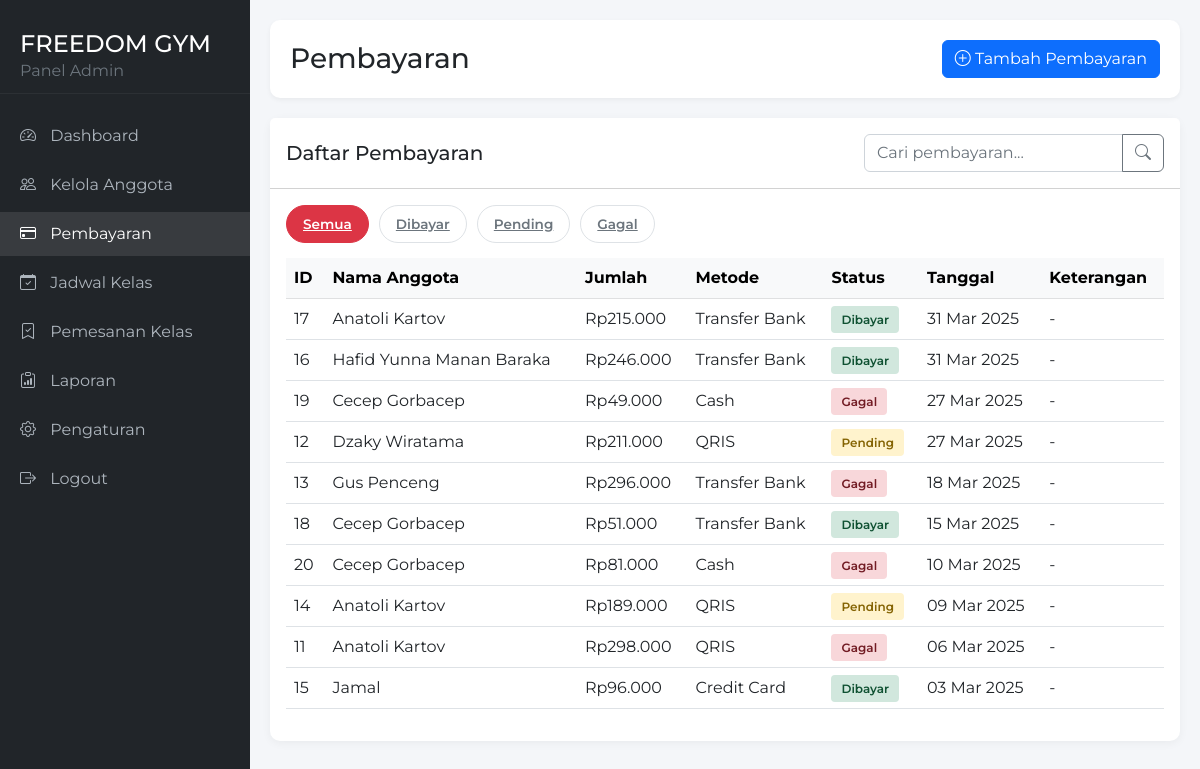
Page /admin-payments.php (signed in) on the committed database.
### tables this page shows
CREATE TABLE `payments` (
  `id_payment` int(11) NOT NULL,
  `id_anggota` int(11) NOT NULL,
  `jumlah` decimal(10,2) NOT NULL,
  `metode_pembayaran` varchar(50) NOT NULL,
  `status` enum('pending','paid','failed') NOT NULL DEFAULT 'pending',
  `tanggal` date NOT NULL,
  `keterangan` text DEFAULT NULL,
  `created_at` timestamp NOT NULL DEFAULT current_timestamp()
);

CREATE TABLE `membership` (
  `id` int(11) NOT NULL,
  `nama` varchar(255) NOT NULL,
  `nomorHP` varchar(20) NOT NULL,
  `email` varchar(100) NOT NULL,
  `alamat` text NOT NULL,
  `tanggalLahir` date NOT NULL,
  `jenisKelamin` enum('Laki-laki','Perempuan','Lainnya') NOT NULL,
  `jenisMembership` enum('Visit','Individual','Squad') NOT NULL,
  `tanggalMulai` date NOT NULL,
  `durasiMembership` enum('1 Bulan','3 Bulan','6 Bulan','12 Bulan') NOT NULL,
  `metodePembayaran` enum('Tunai','Transfer Bank','QRIS') NOT NULL,
  `fotoDiri` varchar(255) NOT NULL DEFAULT 'assets/img/default-profile.png',
  `catatanKesehatan` text DEFAULT NULL,
  `namaKontakDarurat` varchar(255) NOT NULL,
  `nomorKontakDarurat` varchar(20) NOT NULL,
  `persetujuan` tinyint(1) NOT NULL,
  `tanggalDaftar` timestamp NOT NULL DEFAULT current_timestamp(),
  `username` varchar(50) DEFAULT NULL,
  `password` varchar(255) DEFAULT NULL
);

### admin-payments.php (the view, shortened to what this page needs)
<?php
$servername = "localhost";
$username = "root";
$password = "";
$dbname = "gym";
$conn = new mysqli($servername, $username, $password, $dbname);
$create_payments_table = "CREATE TABLE IF NOT EXISTS `payments` (
    `id_payment` int(11) NOT NULL AUTO_INCREMENT,
    `id_anggota` int(11) NOT NULL,
    `jumlah` decimal(10,2) NOT NULL,
    `metode_pembayaran` varchar(50) NOT NULL,
    `status` enum('pending','paid','failed') NOT NULL DEFAULT 'pending',
    `tanggal` date NOT NULL,
    `keterangan` text DEFAULT NULL,
    `created_at` timestamp NOT NULL DEFAULT current_timestamp(),
    PRIMARY KEY (`id_payment`),
    KEY `id_anggota` (`id_anggota`),
    CONSTRAINT `payments_ibfk_1` FOREIGN KEY (`id_anggota`) REFERENCES `membership` (`id`) ON DELETE CASCADE
) ENGINE=InnoDB DEFAULT CHARSET=utf8mb4 COLLATE=utf8mb4_general_ci";
$conn->query($create_payments_table);
$items_per_page = 10;
$page = isset($_GET['page']) ? max(1, intval($_GET['page'])) : 1;
$offset = ($page - 1) * $items_per_page;
$search = isset($_GET['search']) ? $conn->real_escape_string($_GET['search']) : '';
$search_condition = '';
$status_filter = isset($_GET['status']) ? $conn->real_escape_string($_GET['status']) : '';
$sql = "SELECT p.id_payment, p.id_anggota, m.nama, p.jumlah, p.metode_pembayaran, p.status, p.tanggal, p.keterangan
        FROM payments p
        JOIN membership m ON p.id_anggota = m.id" .
        $search_condition .
        " ORDER BY p.tanggal DESC, p.id_payment DESC LIMIT $offset, $items_per_page";
$result = $conn->query($sql);
?>
<!DOCTYPE html>
<html lang="en">
<head>
    <link href="https://cdn.jsdelivr.net/npm/bootstrap@5.2.3/dist/css/bootstrap.min.css" rel="stylesheet">
    <link href="https://cdn.jsdelivr.net/npm/bootstrap-icons@1.10.0/font/bootstrap-icons.css" rel="stylesheet">
</head>
<body>
    <div class="sidebar">
        <div class="sidebar-header">
            <h4 class="mb-0">FREEDOM GYM</h4>
            <p class="text-muted mb-0">Panel Admin</p>
        </div>
        <ul class="sidebar-menu">
            <li><a href="admin-dashboard.php"><i class="bi bi-speedometer2"></i> Dashboard</a></li>
            <li><a href="admin-members.php"><i class="bi bi-people"></i> Kelola Anggota</a></li>
            <li><a href="admin-payments.php" class="active"><i class="bi bi-credit-card"></i> Pembayaran</a></li>
            <li><a href="admin-classes.php"><i class="bi bi-calendar-check"></i> Jadwal Kelas</a></li>
            <li><a href="admin-bookings.php"><i class="bi bi-bookmark-check"></i> Pemesanan Kelas</a></li>
            <li><a href="admin-reports.php"><i class="bi bi-clipboard-data"></i> Laporan</a></li>
            <li><a href="admin-settings.php"><i class="bi bi-gear"></i> Pengaturan</a></li>
            <li><a href="logout-admin.php"><i class="bi bi-box-arrow-right"></i> Logout</a></li>
        </ul>
    </div>
    <div class="content">
        <div class="page-header d-flex justify-content-between align-items-center">
            <h3 class="mb-0">Pembayaran</h3>
            <a href="admin-payment-add.php" class="btn btn-primary">
                <i class="bi bi-plus-circle"></i> Tambah Pembayaran
            </a>
        </div>
        <div class="card">
            <div class="card-header bg-white py-3">
                <div class="row align-items-center">
                    <div class="col-md-6">
                        <h5 class="mb-0">Daftar Pembayaran</h5>
                    </div>
                    <div class="col-md-6">
                        <form action="" method="GET" class="d-flex justify-content-end">
                            <div class="input-group search-bar">
                                <input type="text" class="form-control" placeholder="Cari pembayaran..." name="search" value="<?php echo isset($_GET['search']) ? htmlspecialchars($_GET['search']) : ''; ?>">
                                <button class="btn btn-outline-secondary" type="submit">
                                    <i class="bi bi-search"></i>
                                </button>
                            </div>
                        </form>
                    </div>
                </div>
            </div>
            <div class="card-body">
                <div class="filters">
                    <a href="admin-payments.php" class="filter-btn <?php echo empty($status_filter) ? 'active' : ''; ?>">
                        Semua
                    </a>
                    <a href="admin-payments.php?status=paid<?php echo !empty($search) ? '&search=' . urlencode($search) : ''; ?>" class="filter-btn <?php echo $status_filter === 'paid' ? 'active' : ''; ?>">
                        Dibayar
                    </a>
                    <a href="admin-payments.php?status=pending<?php echo !empty($search) ? '&search=' . urlencode($search) : ''; ?>" class="filter-btn <?php echo $status_filter === 'pending' ? 'active' : ''; ?>">
                        Pending
                    </a>
                    <a href="admin-payments.php?status=failed<?php echo !empty($search) ? '&search=' . urlencode($search) : ''; ?>" class="filter-btn <?php echo $status_filter === 'failed' ? 'active' : ''; ?>">
                        Gagal
                    </a>
                </div>
                <div class="table-responsive">
                    <table class="table table-hover">
                        <thead class="table-light">
                            <tr>
                                <th>ID</th>
                                <th>Nama Anggota</th>
                                <th>Jumlah</th>
                                <th>Metode</th>
                                <th>Status</th>
                                <th>Tanggal</th>
                                <th>Keterangan</th>
                            </tr>
                        </thead>
                        <tbody>
                            <?php if ($result && $result->num_rows > 0): ?>
                                <?php while($row = $result->fetch_assoc()):
                                    $status_class = '';
                                    switch ($row['status']) {
                                        case 'paid':
                                            $status_class = 'status-paid';
                                            $status_text = 'Dibayar';
                                            break;
                                        case 'pending':
                                            $status_class = 'status-pending';
                                            $status_text = 'Pending';
                                            break;
                                        case 'failed':
                                            $status_class = 'status-failed';
                                            $status_text = 'Gagal';
                                            break;
                                    }
                                ?>
                                    <tr>
                                        <td><?php echo $row['id_payment']; ?></td>
                                        <td><?php echo htmlspecialchars($row['nama']); ?></td>
                                        <td>Rp<?php echo number_format($row['jumlah'], 0, ',', '.'); ?></td>
                                        <td><?php echo htmlspecialchars($row['metode_pembayaran']); ?></td>
                                        <td>
                                            <span class="status-badge <?php echo $status_class; ?>">
                                                <?php echo $status_text; ?>
                                            </span>
                                        </td>
                                        <td><?php echo date('d M Y', strtotime($row['tanggal'])); ?></td>
                                        <td><?php echo !empty($row['keterangan']) ? htmlspecialchars(substr($row['keterangan'], 0, 30)) . (strlen($row['keterangan']) > 30 ? '...' : '') : '-'; ?></td>
                                    </tr>
                                <?php endwhile; ?>
                            <?php else: ?>
                                <tr>
                                    <td colspan="7" class="text-center py-4">Tidak ada data pembayaran</td>
                                </tr>
                            <?php endif; ?>
                        </tbody>
                    </table>
                </div>
            </div>
        </div>
    </div>
</body>
</html>

### admin-payments.php (style rules this page uses)
body { font-family: 'Montserrat', sans-serif; background-color: #f4f6f9; min-height: 100vh; }
.sidebar { background-color: #212529; color: white; min-width: 250px; max-width: 250px; min-height: 100vh; padding-top: 20px; position: fixed; z-index: 100; }
.sidebar-header { padding: 10px 20px; border-bottom: 1px solid #2c3034; margin-bottom: 20px; }
.sidebar-menu { padding: 0; list-style: none; }
.sidebar-menu li { margin-bottom: 5px; }
.sidebar-menu a { color: #adb5bd; text-decoration: none; padding: 10px 20px; display: block; transition: all 0.3s; }
.sidebar-menu a:hover, .sidebar-menu a.active { color: white; background-color: rgba(255, 255, 255, 0.1); }
.sidebar-menu a i { margin-right: 10px; }
.content { margin-left: 250px; padding: 20px; }
.page-header { background-color: white; border-radius: 10px; padding: 20px; margin-bottom: 20px; box-shadow: 0 2px 5px rgba(0,0,0,0.05); }
.card { border: none; border-radius: 10px; box-shadow: 0 2px 10px rgba(0,0,0,0.05); margin-bottom: 20px; }
.table td, .table th { vertical-align: middle; }
.search-bar { max-width: 300px; }
.status-badge { padding: 6px 10px; border-radius: 4px; font-weight: 600; font-size: 0.75rem; }
.status-paid { background-color: #d1e7dd; color: #0f5132; }
.status-pending { background-color: #fff3cd; color: #856404; }
.status-failed { background-color: #f8d7da; color: #721c24; }
.filters { display: flex; gap: 10px; margin-bottom: 15px; }
.filter-btn { padding: 8px 16px; border-radius: 20px; font-size: 0.85rem; font-weight: 600; border: 1px solid #dee2e6; background-color: white; color: #6c757d; transition: all 0.2s; }
.filter-btn:hover, .filter-btn.active { background-color: #dc3545; border-color: #dc3545; color: white; }

### rows in the picture
payments: id_payment "17", id_anggota.nama "Anatoli Kartov", jumlah "215.000", metode_pembayaran "Transfer Bank", status "Dibayar", tanggal "31 Mar 2025"
payments: id_payment "16", id_anggota.nama "Hafid Yunna Manan Baraka", jumlah "246.000", metode_pembayaran "Transfer Bank", status "Dibayar", tanggal "31 Mar 2025"
payments: id_payment "19", id_anggota.nama "Cecep Gorbacep", jumlah "49.000", metode_pembayaran "Cash", status "Gagal", tanggal "27 Mar 2025"
payments: id_payment "12", id_anggota.nama "Dzaky Wiratama", jumlah "211.000", metode_pembayaran "QRIS", status "Pending", tanggal "27 Mar 2025"
payments: id_payment "13", id_anggota.nama "Gus Penceng", jumlah "296.000", metode_pembayaran "Transfer Bank", status "Gagal", tanggal "18 Mar 2025"
payments: id_payment "18", id_anggota.nama "Cecep Gorbacep", jumlah "51.000", metode_pembayaran "Transfer Bank", status "Dibayar", tanggal "15 Mar 2025"
payments: id_payment "20", id_anggota.nama "Cecep Gorbacep", jumlah "81.000", metode_pembayaran "Cash", status "Gagal", tanggal "10 Mar 2025"
payments: id_payment "14", id_anggota.nama "Anatoli Kartov", jumlah "189.000", metode_pembayaran "QRIS", status "Pending", tanggal "09 Mar 2025"
payments: id_payment "11", id_anggota.nama "Anatoli Kartov", jumlah "298.000", metode_pembayaran "QRIS", status "Gagal", tanggal "06 Mar 2025"
payments: id_payment "15", id_anggota.nama "Jamal", jumlah "96.000", metode_pembayaran "Credit Card", status "Dibayar", tanggal "03 Mar 2025"
